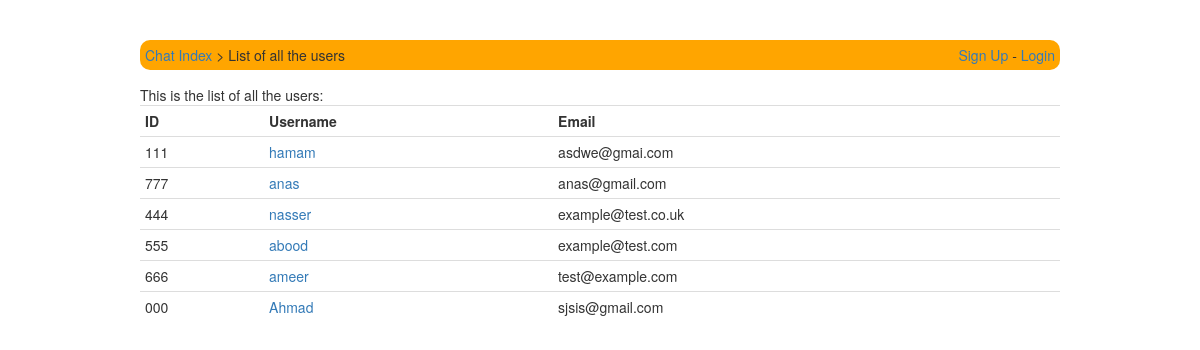
/MessageSystem/users.php, run on the app's committed database.
### tables this page shows
CREATE TABLE `users` (
  `id` varchar(8) NOT NULL,
  `name` varchar(25) NOT NULL,
  `surname` varchar(25) NOT NULL,
  `email` varchar(100) NOT NULL,
  `username` varchar(10) NOT NULL,
  `password` varchar(10) NOT NULL,
  `rank` varchar(15) NOT NULL,
  `level` int(1) NOT NULL
);

### MessageSystem/config.php (called while the page is built, shortened)
<?php
$url_home = 'index.php';
$design = 'default';
?>

### MessageSystem/users.php (the view, shortened to what this page needs)
<?php
include('config.php');
?>
<!DOCTYPE html PUBLIC "-//W3C//DTD XHTML 1.0 Transitional//EN" "http://www.w3.org/TR/xhtml1/DTD/xhtml1-transitional.dtd">
<html xmlns="http://www.w3.org/1999/xhtml">
    <head>
        <link href="<?php echo $design; ?>/styles.css" rel="stylesheet" title="Style" />
        <link rel="stylesheet" href="assets/css/bootstrap.min.css">
        <link rel="stylesheet" href="assets/css/bootstrap-theme.min.css">
    </head>
    <body>
        <div class="content">
<?php
if(isset($_SESSION['username']))
{
$nb_new_pm = mysqli_fetch_array(mysqli_query($conn,'select count(*) as nb_new_pm from pm where ((user1="'.$_SESSION['userid'].'" and user1read="no") or (user2="'.$_SESSION['userid'].'" and user2read="no")) and id2="1"'));
$nb_new_pm = $nb_new_pm['nb_new_pm'];
?>
<div class="box">
    <div class="box_left">
        <a href="<?php echo $url_home; ?>">Chat Index</a> &gt; List of your Personal Messages
    </div>
    <div class="box_right">
        <a href="list_pm.php">Your messages <span class="badge"><font color="#ffcccc"><?php echo $nb_new_pm; ?></font></span></a> - <a href="profile.php?id=<?php echo $_SESSION['userid']; ?>"><?php echo htmlentities($_SESSION['username'], ENT_QUOTES, 'UTF-8'); ?></a> (<a href="login.php">Logout</a>)
    </div>
    <div class="clean"></div>
</div>
<?php
}
else
{
?>
<div class="box">
	<div class="box_left">
    	<a href="<?php echo $url_home; ?>">Chat Index</a> &gt; List of all the users
    </div>
	<div class="box_right">
    	<a href="signup.php">Sign Up</a> - <a href="login.php">Login</a>
    </div>
</div>
<?php
}
?>
This is the list of all the users:
 <table class="table table-condensed">
    <tr>
    	<th>ID</th>
    	<th>Username</th>
    	<th>Email</th>
    </tr>
<?php
$req = mysqli_query($conn,'select id, username, email from users');
while($dnn = mysqli_fetch_array($req))
{
?>
	<tr>
    	<td><?php echo $dnn['id']; ?></td>
    	<td><a href="profile.php?id=<?php echo $dnn['id']; ?>"><?php echo htmlentities($dnn['username'], ENT_QUOTES, 'UTF-8'); ?></a></td>
    	<td><?php echo htmlentities($dnn['email'], ENT_QUOTES, 'UTF-8'); ?></td>
    </tr>
<?php
}
?>
</table>
		</div>
	</body>
</html>

### MessageSystem/default/styles.css (style rules this page uses)
* { margin:0px; padding:0px; }
body { padding-left:10%; padding-right:10%; font-family:Arial, Geneva, sans-serif; border-color: #ccffcc; }
a { text-decoration:none; color:#333333; }
img, table, tr, td { border:0px; }
.content { height: 700px; -moz-border-radius:20px; -webkit-border-radius:20px; border-radius:20px; margin:auto; padding:20px; margin-top:20px; }
.box_left { float:left; }
.box_right { float:right; }
.box { background-color: orange; -moz-border-radius:10px; -webkit-border-radius:10px; border-radius:10px; margin:auto; padding:5px; margin-bottom:15px; }

### data on the page
users: id "111", username "hamam", email "asdwe@gmai.com"
users: id "777", username "anas", email "anas@gmail.com"
users: id "444", username "nasser", email "example@test.co.uk"
users: id "555", username "abood", email "example@test.com"
users: id "666", username "ameer", email "test@example.com"
users: id "000", username "Ahmad", email "sjsis@gmail.com"
